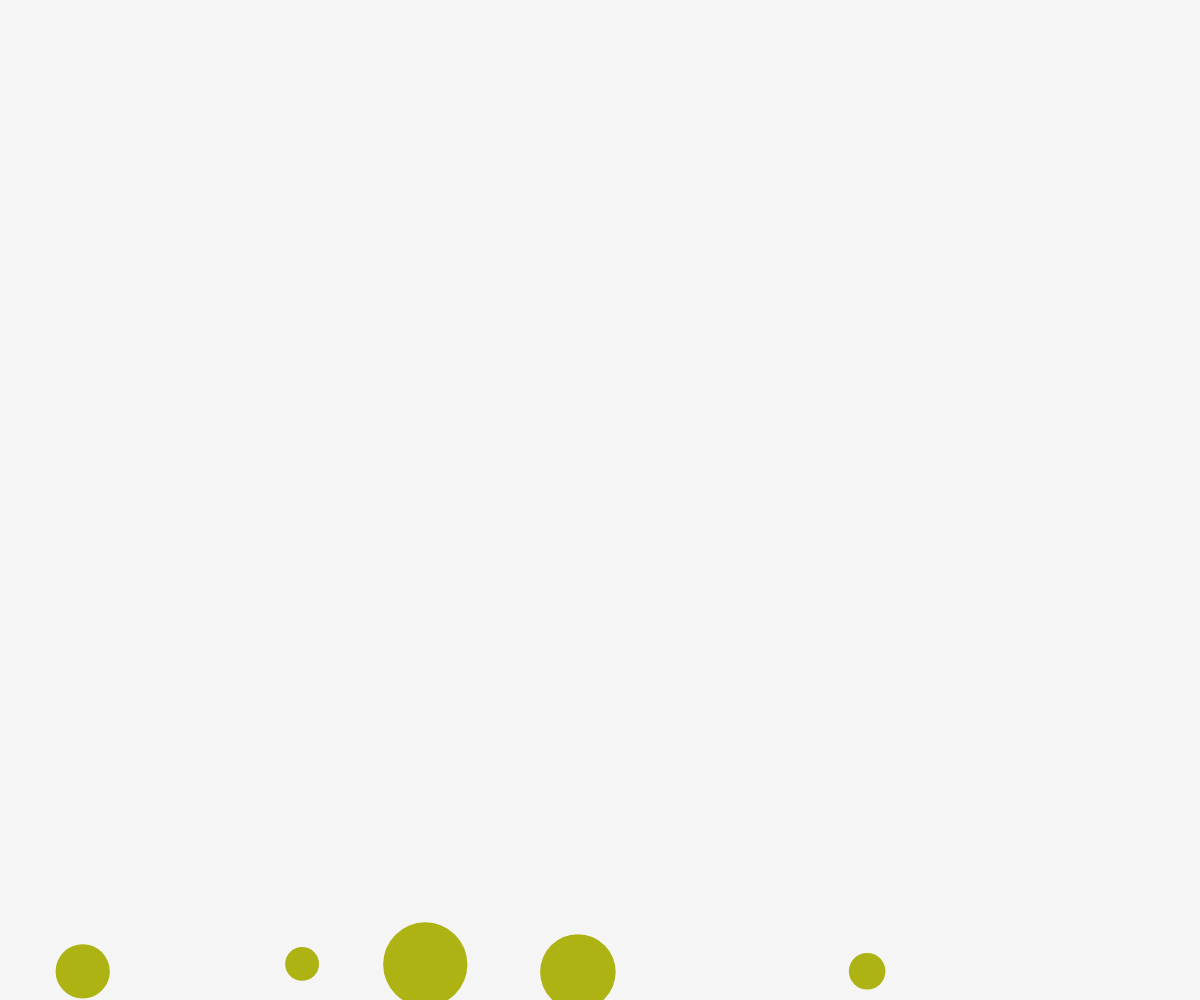
Frame 1 (no input)
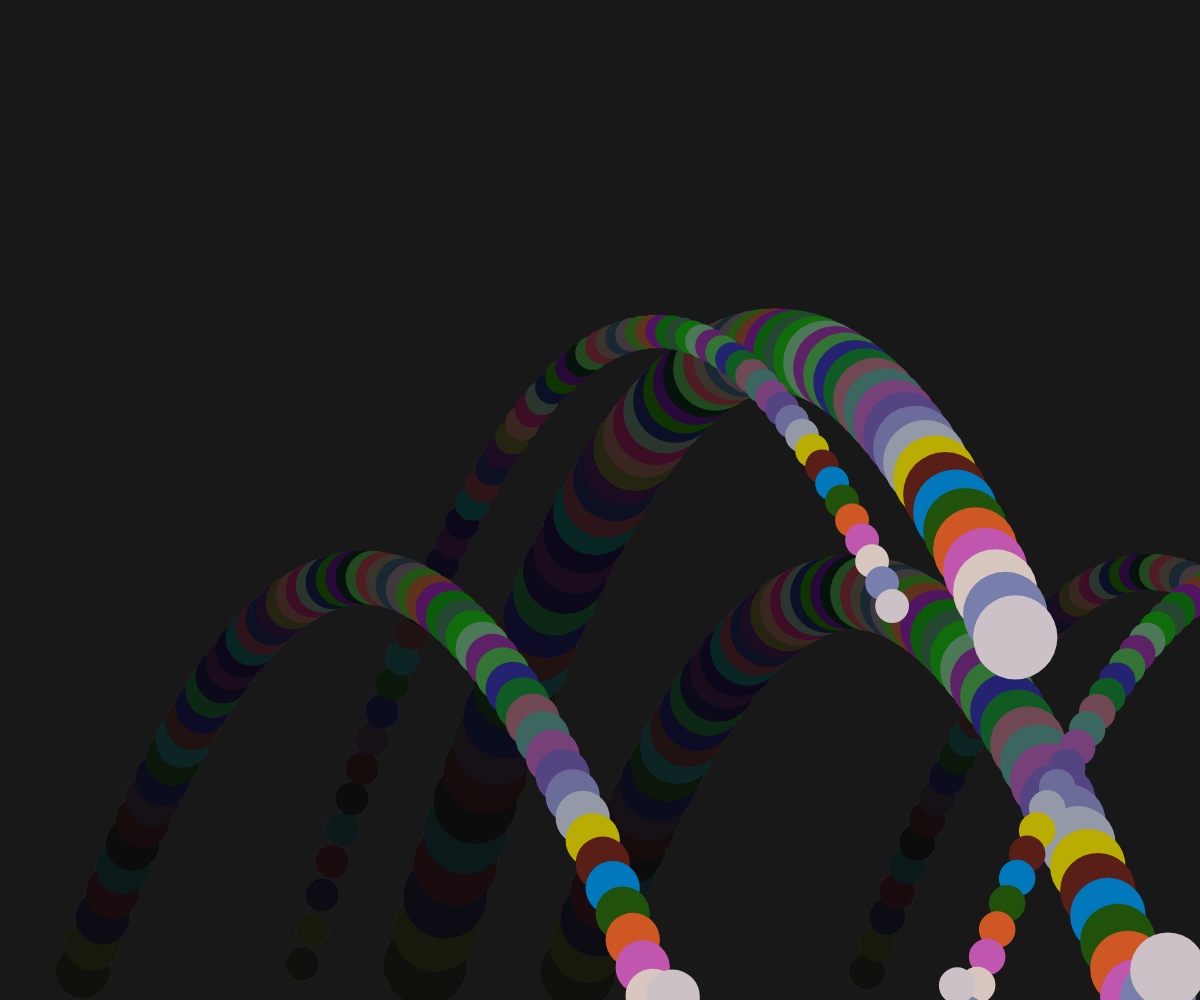
Frame 60 (no input)
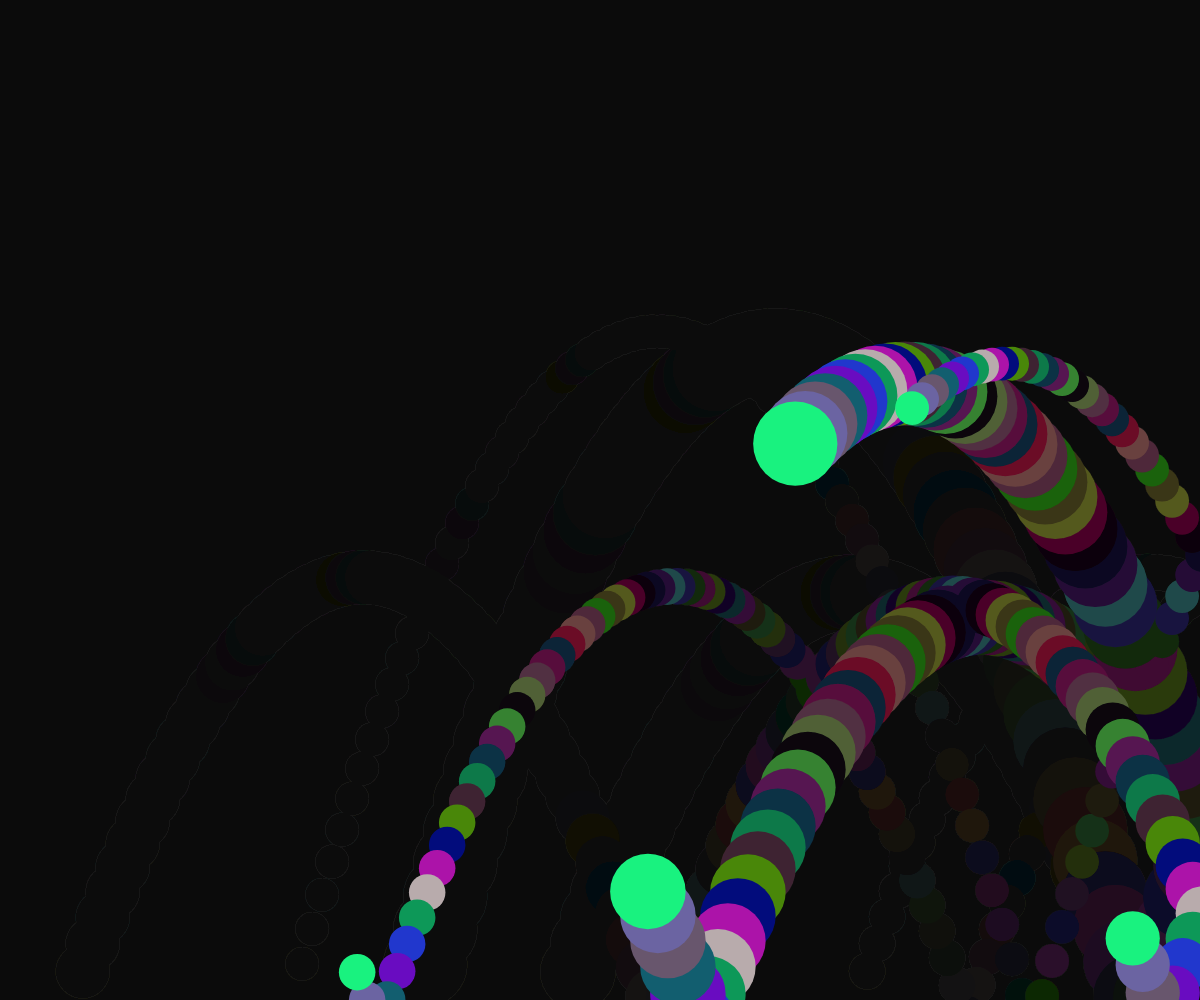
Frame 120 (the mouse pressed at the canvas centre since frame 60)

The p5.js sketch that drew these frames (run headless with seeded random() and noise() and a simulated clock; from frame 60 on, the mouse is pressed at the canvas centre):

// p5.js sketch
// ── sketch.js
//【Step15 final】
//
//  自由落下 する Ball-Functionを作り インスタンスとして利用
//  5個のインスタンスを配列に格納し、配列を繰り返しで利用する
//
const W = innerWidth;   // コンテンツを表示する領域の横の長さ
const H = innerHeight;  // コンテンツを表示する領域の横の長さ
let r, g, b;
const ballArray = [];   // Ball インスタンス用の配列( 空 )

function setup() {
  createCanvas( W, H ); 
  r = g = b = 0;

  // ５回繰り返す処理
  Array(5).fill().forEach(()=>{
    // x座標と 半径、パワーはランダムにする
    let _x = random(0,W);
    let _y = H; // y だけ固定
    let _r = random(20, 100);
    let _power = random(-25, -40);
    let ball = new Ball(_x, _y, _r, _power);
    ballArray.push( ball );
  });
}
  
function draw() {
  background( r, g, b, 10 );

  let _c = color(
    random(0,255),
    random(0,255),
    random(0,255),
  ); 
  fill(_c);
  noStroke();
  
  ballArray.forEach((ball)=>{
    ball.move();
    ellipse( ball.info.x, ball.info.y, ball.info.r );
  });
}

/*
 *  Ball Function
 */
function Ball(x, y, r, power) {
  this._x = x;
  this._y = y;
  this._r = r;
  this._directionX = 1;
  this._power = power;
  this._speed = this._power;
  
  // X方向の動き
  this._moveX = function() {
      this._x += this._directionX * 10;
      if( this._x < 0 || W < this._x ) {
          this._directionX *= -1;
      }
  };
  // Y方向の動き
  this._moveY = function() {
      this._y += this._speed;
      this._speed += 1;
      if( this._y > H ) {
          this._speed = this._power;
      }
  };
  // 動きをまとめる
  this.move = function() {
      this._moveX();
      this._moveY();
  }

  // Getter の定義
  // ball.info.x で _x の値を取り出せるようにしている
  // infoの中でthisは infoであるため
  // infoの中でBallのthisを使うためにselfへ退避させる
  let self = this;
  this.info = {
      get x() {
          return self._x;
      },
      get y() {
          return self._y;
      },
      get r() {
          return self._r;
      },
  };
}
